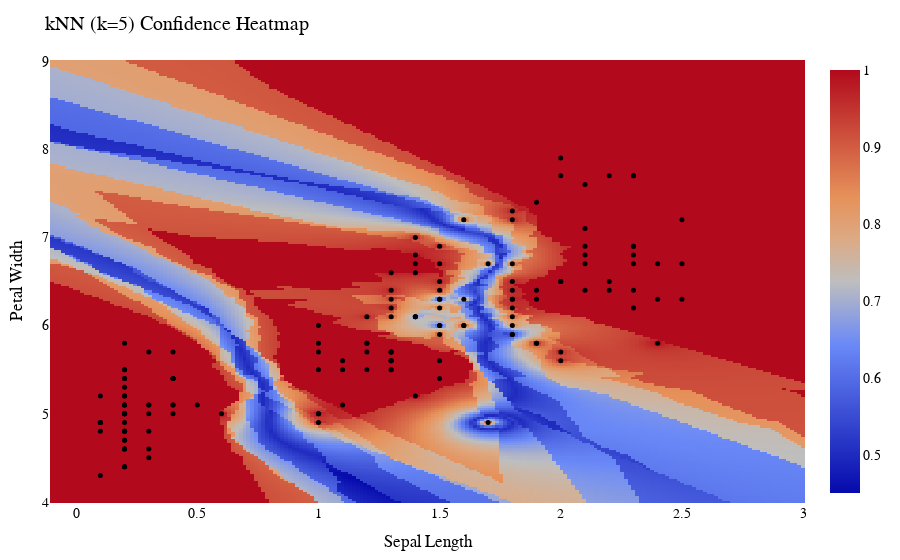

This figure's notebook cell:
### Markdown cell above
## Probability Plot with a Heatmap
Here we use a heatmap to visualize the confidence of the data (ie the max probability) of a given probabilistic prediction.
We continue to use the iris dataset. 
Nevertheless, in order to get the data into the correct for we used `unpack` and `coerce` from `MLJBase` and `ScientificTypes` respectively.
The heatmap values generated from **MLJBase**'s `predict`, `pdf`, and `levels`. 
A helper function, is used to get the confidence from `predict`'s output.
A `heatmap` and `scatter` plot are used to visualize the confidence and the iris dataset.

### Code cell
using DataFrames, MLJBase, NearestNeighborModels, Random, PlotlyJS

function display_multiclass_heatmap()
    Random.seed!(42) # for reproducibility
    df = DataFrame(dataset("iris"))
    
    X, y = unpack(df, x -> x==:sepal_length || x==:petal_width, ==(:species); :species=>Multiclass)
    Xc = coerce(X, Any =>Continuous)
    
    knnc = KNNClassifier(weights = Inverse(); K=10)
    knnc_mach = machine(knnc, Xc, y)
    fit!(knnc_mach, rows=1:nrows(Xc))
    
    div_length=200
    x_divs = range(-0.1,stop=3,length=div_length)
    y_divs = range(4,stop=9,length=div_length)
    predictions = predict(knnc_mach, [(sepal_length=x,petal_width=y) for x in x_divs for y in y_divs])
    
    getconfidence(x) = maximum(pdf(x,levels(x)))
    confidence_values = getconfidence.(predictions)
    confidence_array = reshape(confidence_values, (div_length,div_length))
    
    heatmap_trace = heatmap(x=x_divs,y=y_divs,z=confidence_array, colorscale="RdBu")
    scatter_trace = scatter(df; x=:petal_width, y=:sepal_length, mode="markers", text=:species,
                                marker=attr(color="Black", size=5))
    
    layout = Layout(xaxis_title="Sepal Length", yaxis_title="Petal Width", title="kNN (k=5) Confidence Heatmap",
                    font=attr(family="Veranda", size=14,color="Black"))
    
    Plot([heatmap_trace,scatter_trace], layout)
end

display_multiclass_heatmap()

### Figure 1 — Plotly figure (JSON) as saved in the notebook; plotly's stock layout.template omitted (floating-point values rounded to 4 significant figures; data arrays with more than 128 entries replaced by an {"elided": "..."} marker saying what was removed)
{"data": [{"colorscale": "RdBu", "transpose": true, "type": "heatmap", "x": {"elided": "200 float values"}, "y": {"elided": "200 float values"}, "z": {"elided": "200x200 float values"}}, {"marker": {"color": "Black", "size": 5}, "mode": "markers", "text": {"elided": "150 str values"}, "type": "scatter", "x": {"elided": "150 float values"}, "y": {"elided": "150 float values"}}], "layout": {"font": {"color": "Black", "family": "Veranda", "size": 14}, "margin": {"b": 50, "l": 50, "r": 50, "t": 60}, "title": "kNN (k=5) Confidence Heatmap", "xaxis": {"title": {"text": "Sepal Length"}}, "yaxis": {"title": {"text": "Petal Width"}}}}
